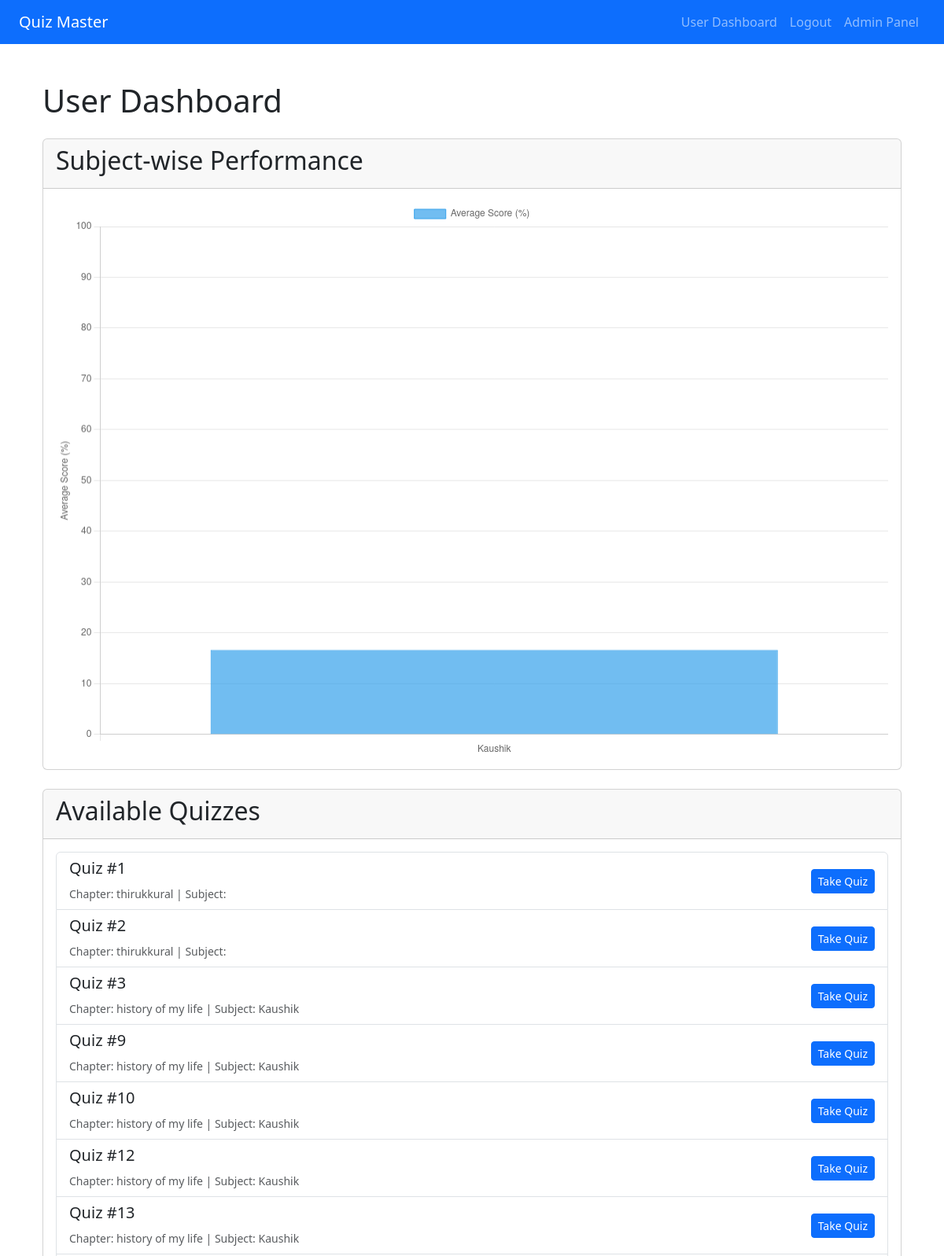
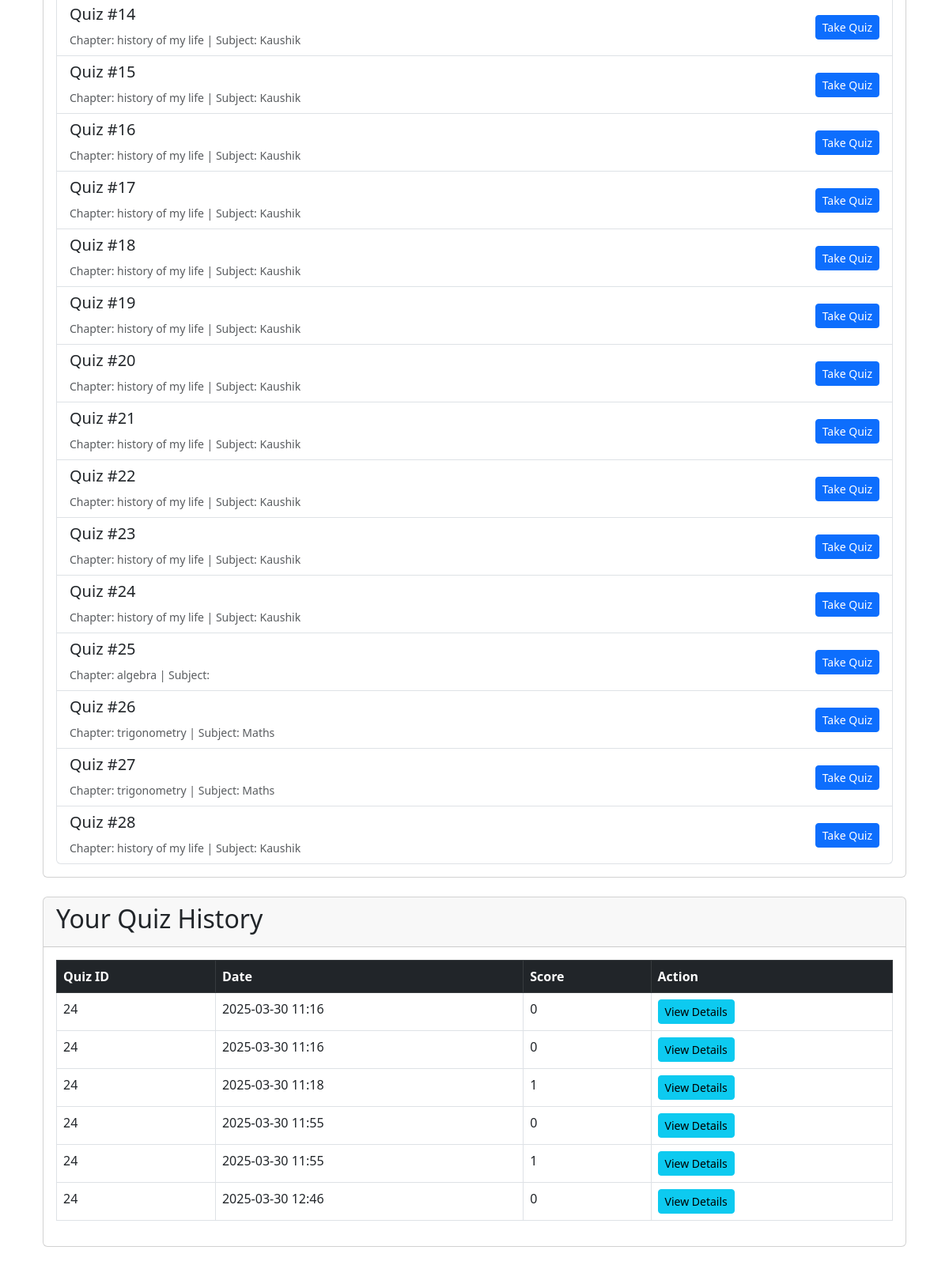
/user_dashboard (signed in), run on the app's committed database (2 pictures, top to bottom).
### models/models.py (models this page shows, shortened)
class Quiz(db.Model):
    __tablename__ = 'quiz'
    id = db.Column(db.Integer, primary_key=True)
    date_of_quiz = db.Column(db.DateTime, nullable=False)
    duration = db.Column(db.Integer, nullable=False)
    chapter_id = db.Column(db.Integer, db.ForeignKey('chapter.id'), nullable=False)
    chapter = db.relationship('Chapter', backref=db.backref('quizzes', lazy=True))
    questions = db.relationship('Question', backref='quiz', lazy=True)

class Chapter(db.Model):
    id = db.Column(db.Integer, primary_key=True)
    subject_id = db.Column(db.Integer, db.ForeignKey('subject.id'))
    name = db.Column(db.String(100), nullable=False)
    description = db.Column(db.String(255))

class Subject(db.Model):
    id = db.Column(db.Integer, primary_key=True)
    name = db.Column(db.String(100), unique=True, nullable=False)
    description = db.Column(db.String(255))
    chapters = db.relationship('Chapter', backref='subject', lazy=True)  # This sets up a one-to-many relationship

class QuizAttempt(db.Model):
    __tablename__ = 'quiz_attempt'
    id = db.Column(db.Integer, primary_key=True)
    user_id = db.Column(db.Integer, db.ForeignKey('user.id'), nullable=False)
    quiz_id = db.Column(db.Integer, db.ForeignKey('quiz.id'), nullable=False)
    score = db.Column(db.Integer, nullable=False)
    attempt_date = db.Column(db.DateTime, default=datetime.utcnow)
    user = db.relationship('User', backref='quiz_attempts_user', lazy=True)  # Renamed backref here
    quiz = db.relationship('Quiz', backref='attempts', lazy=True)

### controllers/user.py (the view)
@user_bp.route('/user_dashboard')
@login_required
def user_dashboard():
    available_quizzes = Quiz.query.all()
    past_attempts = current_user.quiz_attempts_user
    quizzes_details = []
    for quiz in available_quizzes:
        chapter = Chapter.query.get(quiz.chapter_id)
        subject = Subject.query.get(chapter.subject_id) if chapter else None
        quizzes_details.append({
            'quiz': quiz,
            'chapter': chapter,
            'subject': subject
        })
    subject_performance = {}
    current_subjects = {subject.id: subject.name for subject in Subject.query.all()}
    for attempt in past_attempts:
        quiz = Quiz.query.get(attempt.quiz_id)
        if quiz and quiz.chapter and quiz.chapter.subject:
            if quiz.chapter.subject.id in current_subjects:
                subject_name = quiz.chapter.subject.name
                percentage_score = (attempt.score / len(quiz.questions)) * 100 if len(quiz.questions) > 0 else 0
                if subject_name not in subject_performance:
                    subject_performance[subject_name] = []
                subject_performance[subject_name].append(percentage_score)
    average_scores = {subject: sum(scores)/len(scores) for subject, scores in subject_performance.items()}
    subject_labels = list(subject_performance.keys())
    subject_avg_scores = [sum(scores)/len(scores) for scores in subject_performance.values()]
    return render_template(
        'user_dashboard.html',
        quizzes_details=quizzes_details,
        past_attempts=past_attempts,
        subject_performance=average_scores,
        subject_labels=subject_labels,
        subject_avg_scores=subject_avg_scores
    )

### templates/user_dashboard.html (shortened to what this page needs)
{% extends 'base.html' %}
{% block content %}
<div class="container">
  <h1 class="my-4">User Dashboard</h1>
  <div class="row mb-4">
    <div class="col-md-12">
      <div class="card">
        <div class="card-header">
          <h2>Subject-wise Performance</h2>
        </div>
        <div class="card-body">
          <canvas id="subjectPerformanceChart" height="200"></canvas>
        </div>
      </div>
    </div>
  </div>
  <div class="card mb-4">
    <div class="card-header">
      <h2>Available Quizzes</h2>
    </div>
    <div class="card-body">
      {% if quizzes_details %}
        <div class="list-group">
          {% for quiz_detail in quizzes_details %}
          <div class="list-group-item d-flex justify-content-between align-items-center">
            <div>
              <h5>Quiz #{{ quiz_detail.quiz.id }}</h5>
              <small class="text-muted">
                Chapter: {{ quiz_detail.quiz.chapter.name }} |
                Subject: {{ quiz_detail.quiz.chapter.subject.name }}
              </small>
            </div>
            {% if quiz_detail.attempted %}
              <span class="badge bg-secondary">Attempted</span>
            {% else %}
              <a href="{{ url_for('user.attempt_quiz', quiz_id=quiz_detail.quiz.id) }}"
                 class="btn btn-primary btn-sm">
                Take Quiz
              </a>
            {% endif %}
          </div>
          {% endfor %}
        </div>
      {% else %}
        <p>No quizzes available at the moment.</p>
      {% endif %}
    </div>
  </div>
  <div class="card">
    <div class="card-header">
      <h2>Your Quiz History</h2>
    </div>
    <div class="card-body">
      {% if past_attempts %}
        <table class="table table-bordered">
          <thead class="table-dark">
            <tr>
              <th>Quiz ID</th>
              <th>Date</th>
              <th>Score</th>
              <th>Action</th>
            </tr>
          </thead>
          <tbody>
            {% for attempt in past_attempts %}
            <tr>
              <td>{{ attempt.quiz_id }}</td>
              <td>{{ attempt.attempt_date.strftime('%Y-%m-%d %H:%M') }}</td>
              <td>{{ attempt.score }}</td>
              <td>
                <a href="{{ url_for('user.view_quiz_result', attempt_id=attempt.id) }}"
                   class="btn btn-sm btn-info">
                  View Details
                </a>
              </td>
            </tr>
            {% endfor %}
          </tbody>
        </table>
      {% else %}
        <p>You haven't attempted any quizzes yet.</p>
      {% endif %}
    </div>
  </div>
</div>
<script>
// Data for the performance chart (Subject-wise performance analysis)
const subjectLabels = {{ subject_labels|tojson }};
const subjectAvgScores = {{ subject_avg_scores|tojson }};
// Create the subject performance chart
const ctx = document.getElementById('subjectPerformanceChart').getContext('2d');
new Chart(ctx, {
    type: 'bar',
    data: {
        labels: subjectLabels,
        datasets: [{
            label: 'Average Score (%)',
            data: subjectAvgScores,
            backgroundColor: 'rgba(54, 162, 235, 0.7)',
            borderColor: 'rgba(54, 162, 235, 1)',
            borderWidth: 1
        }]
    },
    options: {
        responsive: true,
        scales: {
            y: {
                beginAtZero: true,
                max: 100,
                title: {
                    display: true,
                    text: 'Average Score (%)'
                }
            }
        }
    }
});
</script>
{% endblock %}

### templates/base.html (shortened to what this page needs)
<!DOCTYPE html>
<html>
<head>
    <link href="https://cdn.jsdelivr.net/npm/bootstrap@5.3.0/dist/css/bootstrap.min.css" rel="stylesheet">
    <link rel="stylesheet" href="https://cdnjs.cloudflare.com/ajax/libs/font-awesome/5.15.4/css/all.min.css">
</head>
<body>
    <nav class="navbar navbar-expand-lg navbar-dark bg-primary px-4">
        <a class="navbar-brand" href="/">Quiz Master</a>
        <div class="collapse navbar-collapse" id="navbarNav">
            <div class="navbar-nav ms-auto">
                {% if current_user.is_authenticated %}
                    <a class="nav-link" href="/login">User Dashboard</a>
                    <a class="nav-link" href="{{ url_for('auth.logout') }}">Logout</a>
                    <a class="nav-link" href="{{ url_for('auth.admin_login') }}">Admin Panel</a>
                {% else %}
                    <a class="nav-link" href="/login">Login</a>
                    <a class="nav-link" href="{{ url_for('auth.admin_login') }}">Admin</a>
                {% endif %}
            </div>
        </div>
    </nav>
    <div class="container my-5">
        {% block content %}{% endblock %}
    </div>
</body>
</html>

### data on the page
Quiz: quiz.id "1"
Chapter: quiz.chapter.name "thirukkural" "thirukkural"
Quiz: quiz.id "2"
Quiz: quiz.id "3"
Chapter: quiz.chapter.name "history of my life" "history of my life" "history of my life" "history of my life" "history of my life" "history of my life" "history of my life" "history of my life" "history of my life" "history of my life" "history of my life" "history of my life" "history of my life" "history of my life" "history of my life" "history of my life" "history of my life"
Subject: quiz.chapter.subject.name "Kaushik" "Kaushik" "Kaushik" "Kaushik" "Kaushik" "Kaushik" "Kaushik" "Kaushik" "Kaushik" "Kaushik" "Kaushik" "Kaushik" "Kaushik" "Kaushik" "Kaushik" "Kaushik" "Kaushik"
Quiz: quiz.id "9"
Quiz: quiz.id "10"
Quiz: quiz.id "12"
Quiz: quiz.id "13"
Quiz: quiz.id "14"
Quiz: quiz.id "15"
Quiz: quiz.id "16"
Quiz: quiz.id "17"
Quiz: quiz.id "18"
Quiz: quiz.id "19"
Quiz: quiz.id "20"
Quiz: quiz.id "21"
Quiz: quiz.id "22"
Quiz: quiz.id "23"
Quiz: quiz.id "24"
Quiz: quiz.id "25"
Chapter: quiz.chapter.name "algebra"
Quiz: quiz.id "26"
Chapter: quiz.chapter.name "trigonometry" "trigonometry"
Subject: quiz.chapter.subject.name "Maths" "Maths"
Quiz: quiz.id "27"
Quiz: quiz.id "28"
QuizAttempt: quiz_id "24", attempt_date "2025-03-30 11:16", score "0"
QuizAttempt: quiz_id "24", attempt_date "2025-03-30 11:16", score "0"
QuizAttempt: quiz_id "24", attempt_date "2025-03-30 11:18", score "1"
QuizAttempt: quiz_id "24", attempt_date "2025-03-30 11:55", score "0"
QuizAttempt: quiz_id "24", attempt_date "2025-03-30 11:55", score "1"
QuizAttempt: quiz_id "24", attempt_date "2025-03-30 12:46", score "0"

### other printed values
chart data {{ subject_labels|tojson }} ["Kaushik"]
chart data {{ subject_avg_scores|tojson }} [16.666666666666668]
